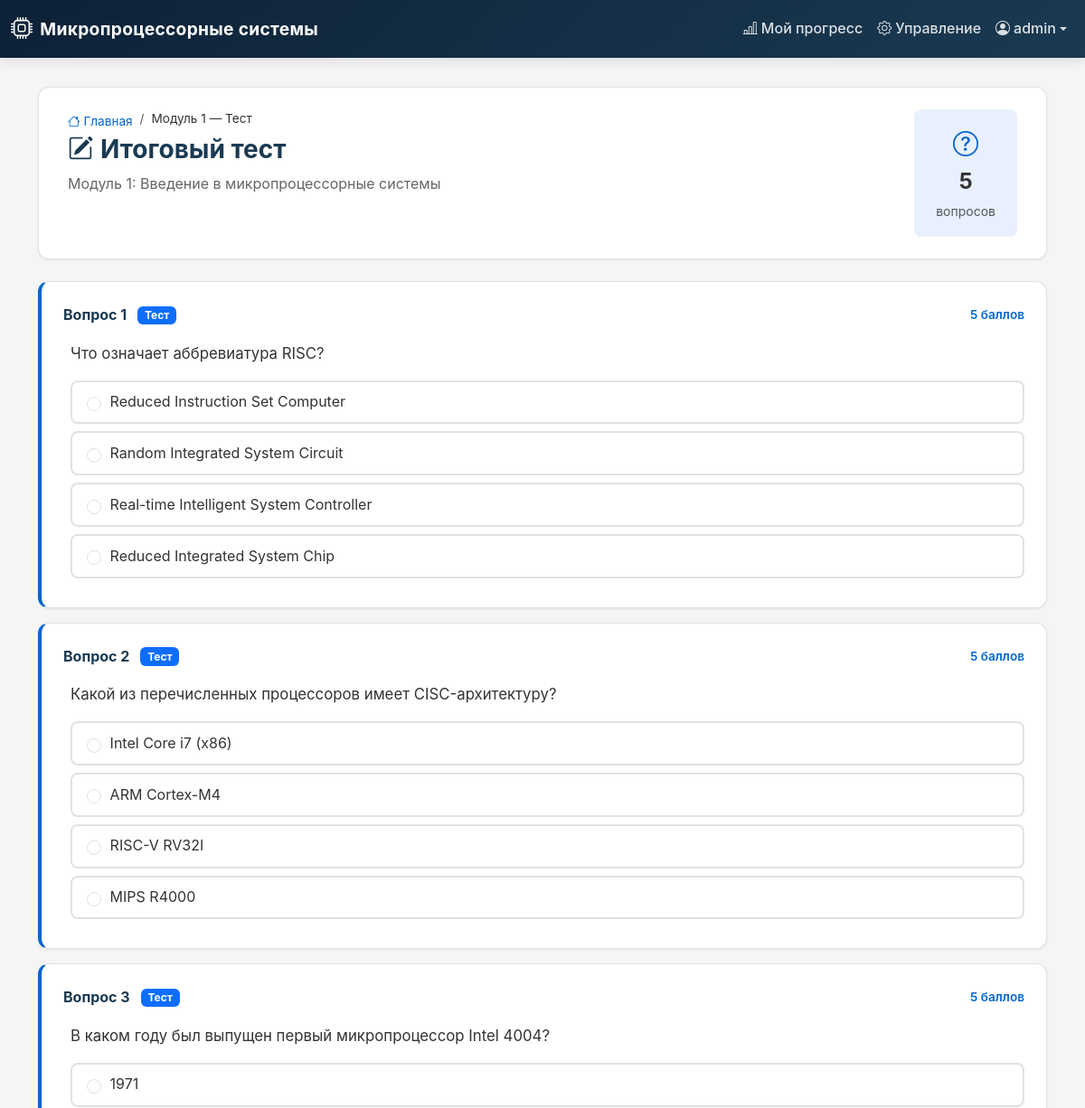
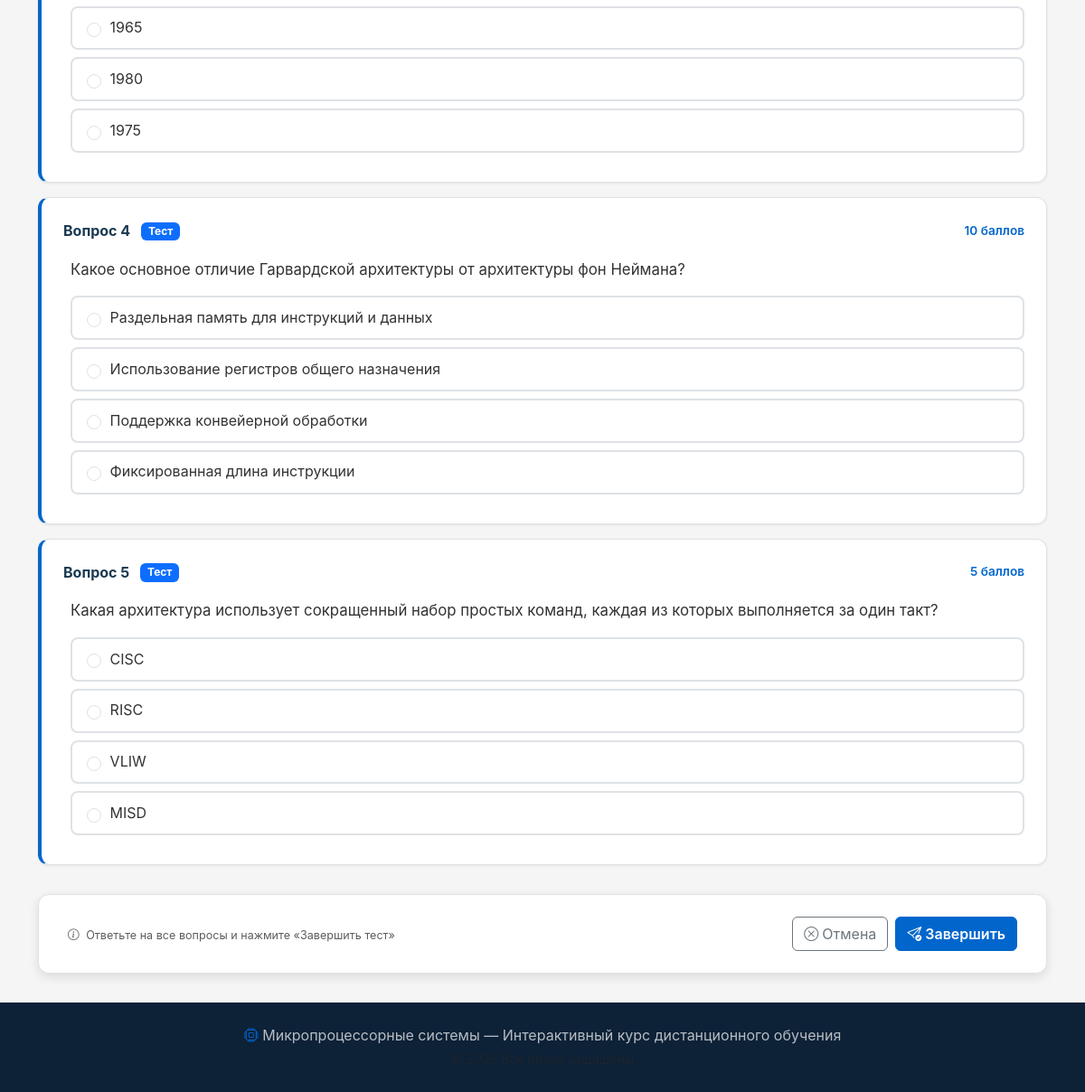
The app's page /module/1/test/ (signed in) with its own data (2 pictures, top to bottom).
### course/models.py (models this page shows, shortened)
class User(AbstractUser):
    class Role(models.TextChoices):
        STUDENT = 'student', _('Студент')
        TEACHER = 'teacher', _('Преподаватель')
    role = models.CharField(
        max_length=10,
        choices=Role.choices,
        default=Role.STUDENT,
        verbose_name='Роль',
    )
    patronymic = models.CharField(
        max_length=150, blank=True, verbose_name='Отчество'
    )
    avatar = models.ImageField(
        upload_to='avatars/', blank=True, verbose_name='Аватар'
    )
    class Meta:
        verbose_name = 'Пользователь'
        verbose_name_plural = 'Пользователи'
    def get_full_name(self):
        full = super().get_full_name()
        if self.patronymic:
            full = f'{self.last_name} {self.first_name} {self.patronymic}'.strip()
        return full or self.username

class Module(models.Model):
    title = models.CharField(max_length=255, verbose_name='Название')
    description = models.TextField(blank=True, verbose_name='Описание')
    icon = models.CharField(
        max_length=50,
        default='bi-cpu',
        verbose_name='Иконка (Bootstrap Icons)',
    )
    order_number = models.PositiveIntegerField(
        default=0, verbose_name='Порядковый номер', db_index=True
    )
    class Meta:
        ordering = ['order_number']
        verbose_name = 'Модуль'
        verbose_name_plural = 'Модули'

class Assignment(models.Model):
    class TaskType(models.TextChoices):
        TEST = 'test', _('Тест')
        TASK = 'task', _('Задача')
        PRACTICAL = 'practical', _('Практическое задание')
    topic = models.ForeignKey(
        Topic,
        on_delete=models.CASCADE,
        related_name='assignments',
        verbose_name='Тема',
    )
    task_text = models.TextField(verbose_name='Текст задания')
    task_type = models.CharField(
        max_length=20,
        choices=TaskType.choices,
        default=TaskType.TEST,
        verbose_name='Тип задания',
    )
    correct_answer = models.TextField(
        blank=True, verbose_name='Правильный ответ'
    )
    max_score = models.PositiveIntegerField(
        default=10, verbose_name='Максимальный балл'
    )
    options = models.JSONField(
        default=list, blank=True, verbose_name='Варианты ответов (JSON)'
    )
    class Meta:
        verbose_name = 'Задание'
        verbose_name_plural = 'Задания'

### course/views.py (the view, shortened to what this page needs)
# urls.py: path('module/<int:module_id>/test/', views.module_test_view, name='module_test'),
@login_required
def module_test_view(request, module_id):
    module = get_object_or_404(Module, pk=module_id)
    assignments = Assignment.objects.filter(
        topic__section__module=module
    ).order_by('topic__order_number', 'pk')
    user_results = {}
    if request.user.is_authenticated:
        previous = AssignmentResult.objects.filter(
            user=request.user,
            assignment__topic__section__module=module
        ).select_related('assignment').order_by('-completed_at')
        for pr in previous:
            if pr.assignment_id not in user_results:
                user_results[pr.assignment_id] = {
                    'is_correct': pr.is_correct,
                    'score': pr.score,
                }
    context = {
        'module': module,
        'assignments': assignments,
        'user_results': user_results,
        'total_questions': assignments.count(),
    }
    return render(request, 'module_test.html', context)

### course/templatetags/course_extras.py (called while the page is built)
@register.filter(name='get_item')
def get_item(dictionary, key):
    if dictionary is None:
        return None
    return dictionary.get(key)

### course/views.py (called while the page is built)
def course_context(request):
    modules = Module.objects.all().order_by('order_number')
    return {
        'all_modules': modules,
        'course_title': 'Микропроцессорные системы',
        'course_subtitle': 'Интерактивный курс по архитектуре и программированию микропроцессоров',
    }

### templates/module_test.html (shortened to what this page needs)
{% extends 'base.html' %}
{% load static %}
{% load course_extras %}
{% block content %}
<div class="test-page">
    <div class="container">
        <div class="test-header">
            <div class="d-flex justify-content-between align-items-start flex-wrap gap-3">
                <div>
                    <nav aria-label="breadcrumb">
                        <ol class="breadcrumb">
                            <li class="breadcrumb-item"><a href="{% url 'index' %}"><i class="bi bi-house"></i> Главная</a></li>
                            <li class="breadcrumb-item active">Модуль {{ module.order_number }} — Тест</li>
                        </ol>
                    </nav>
                    <h1 class="test-title">
                        <i class="bi bi-pencil-square me-2"></i>Итоговый тест
                    </h1>
                    <p class="test-subtitle mb-0">
                        Модуль {{ module.order_number }}: {{ module.title }}
                    </p>
                </div>
                <div class="test-info-card">
                    <div class="text-center">
                        <i class="bi bi-question-circle fs-3 text-accent"></i>
                        <div class="fw-bold fs-4">{{ total_questions }}</div>
                        <small class="text-muted">вопросов</small>
                    </div>
                </div>
            </div>
        </div>
        {% if assignments %}
        <form id="moduleTestForm" method="post">
            <div class="test-questions">
                {% for assignment in assignments %}
                <div class="question-card" id="question-{{ assignment.pk }}" data-id="{{ assignment.pk }}">
                    <div class="question-header">
                        <span class="question-number">Вопрос {{ forloop.counter }}</span>
                        <span class="badge
                            {% if assignment.task_type == 'test' %}bg-primary
                            {% elif assignment.task_type == 'task' %}bg-success
                            {% else %}bg-warning text-dark{% endif %}">
                            {{ assignment.get_task_type_display }}
                        </span>
                        <span class="question-score">{{ assignment.max_score }} баллов</span>
                    </div>
                    <div class="question-body">
                        <p class="question-text">{{ assignment.task_text }}</p>
                        {% if assignment.options %}
                        <div class="question-options">
                            {% for option in assignment.options %}
                            <label class="option-item">
                                <input class="form-check-input" type="radio"
                                       name="q-{{ assignment.pk }}"
                                       value="{{ forloop.counter0 }}"
                                       {% with result=user_results|get_item:assignment.pk %}
                                       {% endwith %}>
                                <span class="option-text">{% if option.text %}{{ option.text }}{% else %}{{ option }}{% endif %}</span>
                            </label>
                            {% endfor %}
                        </div>
                        {% endif %}
                    </div>
                </div>
                {% endfor %}
            </div>
            <div class="test-submit-area">
                <div class="row align-items-center">
                    <div class="col-md-6">
                        <div class="test-progress-info">
                            <small class="text-muted">
                                <i class="bi bi-info-circle me-1"></i>
                                Ответьте на все вопросы и нажмите «Завершить тест»
                            </small>
                        </div>
                    </div>
                    <div class="col-md-6 text-md-end mt-3 mt-md-0 d-flex gap-2 justify-content-md-end">
                        <a href="{% url 'index' %}" class="btn btn-outline-secondary flex-fill flex-md-grow-0">
                            <i class="bi bi-x-circle me-1"></i>Отмена
                        </a>
                        <button type="button" class="btn btn-accent flex-fill flex-md-grow-0 btn-lg-responsive" onclick="submitModuleTest({{ module.pk }})">
                            <i class="bi bi-send-check me-1"></i>Завершить
                        </button>
                    </div>
                </div>
            </div>
        </form>
        {% endif %}
    </div>
</div>
{% endblock %}

### templates/base.html (shortened to what this page needs)
<!DOCTYPE html>
{% load static %}
<html lang="ru">
<head>
    <link href="https://cdn.jsdelivr.net/npm/bootstrap@5.3.0/dist/css/bootstrap.min.css" rel="stylesheet">
    <link href="https://cdn.jsdelivr.net/npm/bootstrap-icons@1.11.0/font/bootstrap-icons.css" rel="stylesheet">
    <link rel="stylesheet" href="{% static 'course/css/style.css' %}">
</head>
<body>
    <header class="course-header">
        <nav class="navbar navbar-expand-lg navbar-dark">
            <div class="container-fluid">
                <a class="navbar-brand d-flex align-items-center" href="{% url 'index' %}">
                    <i class="bi bi-cpu me-2"></i>
                    <span class="brand-text">{{ course_title }}</span>
                </a>
                <div class="collapse navbar-collapse" id="navbarMain">
                    <ul class="navbar-nav ms-auto align-items-lg-center">
                        {% if user.is_authenticated %}
                            <li class="nav-item">
                                <a class="nav-link" href="{% url 'dashboard' %}">
                                    <i class="bi bi-bar-chart-line me-1"></i>Мой прогресс
                                </a>
                            </li>
                            {% if user.is_staff %}
                            <li class="nav-item">
                                <a class="nav-link" href="{% url 'admin_dashboard' %}">
                                    <i class="bi bi-gear me-1"></i>Управление
                                </a>
                            </li>
                            {% endif %}
                            <li class="nav-item dropdown">
                                <a class="nav-link dropdown-toggle d-flex align-items-center" href="#"
                                   id="userDropdown" role="button" data-bs-toggle="dropdown">
                                    <i class="bi bi-person-circle me-1"></i>
                                    {{ user.get_full_name|default:user.username }}
                                </a>
                            </li>
                        {% endif %}
                    </ul>
                </div>
            </div>
        </nav>
    </header>
    <main class="main-content">
        {% block content %}{% endblock %}
    </main>
    <footer class="course-footer">
        <div class="container text-center">
            <p class="mb-0">
                <i class="bi bi-cpu"></i>
                {{ course_title }} &mdash; Интерактивный курс дистанционного обучения
            </p>
            <small class="text-muted">© {% now "Y" %} Все права защищены</small>
        </div>
    </footer>
</body>
</html>

### course/static/course/css/style.css (style rules this page uses)
:root { --bg-light: #F5F5F5; --bg-white: #FFFFFF; --text-dark: #333333; --heading-color: #1A3A52; --accent: #0066CC; --accent-hover: #0052A3; --accent-light: #E8F0FE; --accent-dark: #0D2137; --border-color: #DEE2E6; --shadow-sm: 0 1px 3px rgba(0,0,0,0.08); --shadow-md: 0 4px 12px rgba(0,0,0,0.1); --radius: 8px; --radius-lg: 12px; --transition: 0.2s ease; --font-sans: -apple-system, BlinkMacSystemFont, 'Segoe UI', Roboto, 'Helvetica Neue', Arial, sans-serif; }
* { box-sizing: border-box; }
body { font-family: var(--font-sans); background-color: var(--bg-light); color: var(--text-dark); font-size: 1rem; line-height: 1.6; min-height: 100vh; display: flex; flex-direction: column; }
h1, h2, h3, h4, h5, h6 { color: var(--heading-color); font-weight: 700; line-height: 1.3; }
h1 { font-size: 2rem; }
a { color: var(--accent); text-decoration: none; transition: color var(--transition); }
.course-header { background: linear-gradient(135deg, var(--accent-dark), var(--heading-color)); box-shadow: var(--shadow-md); position: sticky; top: 0; z-index: 1030; }
.navbar-dark .navbar-brand { font-weight: 700; font-size: 1.2rem; letter-spacing: 0.3px; }
.navbar-dark .navbar-brand i { font-size: 1.5rem; }
.navbar-dark .nav-link { color: rgba(255, 255, 255, 0.85); font-weight: 500; padding: 0.5rem 1rem; border-radius: var(--radius); transition: all var(--transition); }
.course-footer { background: var(--accent-dark); color: rgba(255, 255, 255, 0.7); padding: 1.5rem 0; margin-top: auto; }
.course-footer i { color: var(--accent); }
.btn-accent { background-color: var(--accent); border-color: var(--accent); color: #fff; font-weight: 600; transition: all var(--transition); }
.breadcrumb { margin: 0; background: none; padding: 0; }
.breadcrumb-item a { color: var(--accent); font-size: 0.85rem; }
.breadcrumb-item.active { color: var(--text-dark); font-size: 0.85rem; }
.test-page { padding: 2rem 0; }
.test-header { background: var(--bg-white); border-radius: var(--radius-lg); padding: 1.5rem 2rem; margin-bottom: 1.5rem; box-shadow: var(--shadow-sm); border: 1px solid var(--border-color); }
.test-title { font-size: 1.75rem; font-weight: 700; color: var(--heading-color); }
.test-subtitle { color: #666; font-size: 1rem; }
.test-info-card { background: var(--accent-light); padding: 1rem 1.5rem; border-radius: var(--radius); min-width: 100px; }
.text-accent { color: var(--accent); }
.test-questions { margin-bottom: 2rem; }
.question-card { background: var(--bg-white); border-radius: var(--radius-lg); padding: 1.5rem; margin-bottom: 1rem; box-shadow: var(--shadow-sm); border: 1px solid var(--border-color); border-left: 4px solid var(--accent); transition: all var(--transition); }
.question-header { display: flex; align-items: center; gap: 0.75rem; margin-bottom: 1rem; flex-wrap: wrap; }
.question-number { font-weight: 700; color: var(--heading-color); font-size: 1rem; }
.question-score { font-size: 0.85rem; color: var(--accent); font-weight: 600; margin-left: auto; }
.question-body { padding-left: 0.5rem; }
.question-text { font-size: 1.05rem; margin-bottom: 1rem; line-height: 1.6; }
.question-options { display: flex; flex-direction: column; gap: 0.5rem; }
.option-item { display: flex; align-items: center; gap: 0.6rem; padding: 0.6rem 1rem; border: 2px solid var(--border-color); border-radius: var(--radius); transition: all var(--transition); cursor: pointer; user-select: none; }
.test-submit-area { background: var(--bg-white); border-radius: var(--radius-lg); padding: 1.5rem 2rem; box-shadow: var(--shadow-md); border: 1px solid var(--border-color); position: sticky; bottom: 1rem; }
.test-progress-info { font-size: 0.9rem; }

### records on screen
User: get_full_name "admin"
Module: order_number "1", title "Введение в микропроцессорные системы"
Assignment: task_type "Тест", max_score "5", task_text "Что означает аббревиатура RISC?", text "Reduced Instruction Set Computer" "Random Integrated System Circuit" "Real-time Intelligent System Controller" "Reduced Integrated System Chip"
Assignment: task_type "Тест", max_score "5", task_text "Какой из перечисленных процессоров имеет CISC-архитектуру?", text "Intel Core i7 (x86)" "ARM Cortex-M4" "RISC-V RV32I" "MIPS R4000"
Assignment: task_type "Тест", max_score "5", task_text "В каком году был выпущен первый микропроцессор Intel 4004?", text "1971" "1965" "1980" "1975"
Assignment: task_type "Тест", max_score "10", task_text "Какое основное отличие Гарвардской архитектуры от архитектуры фон Неймана?", text "Раздельная память для инструкций и данных" "Использование регистров общего назначения" "Поддержка конвейерной обработки" "Фиксированная длина инструкции"
Assignment: task_type "Тест", max_score "5", task_text "Какая архитектура использует сокращенный набор простых команд, каждая из которых выполняется за один такт?", text "CISC" "RISC" "VLIW" "MISD"

### other values on screen
{{ course_title }} "Микропроцессорные системы"
{{ total_questions }} "5"
